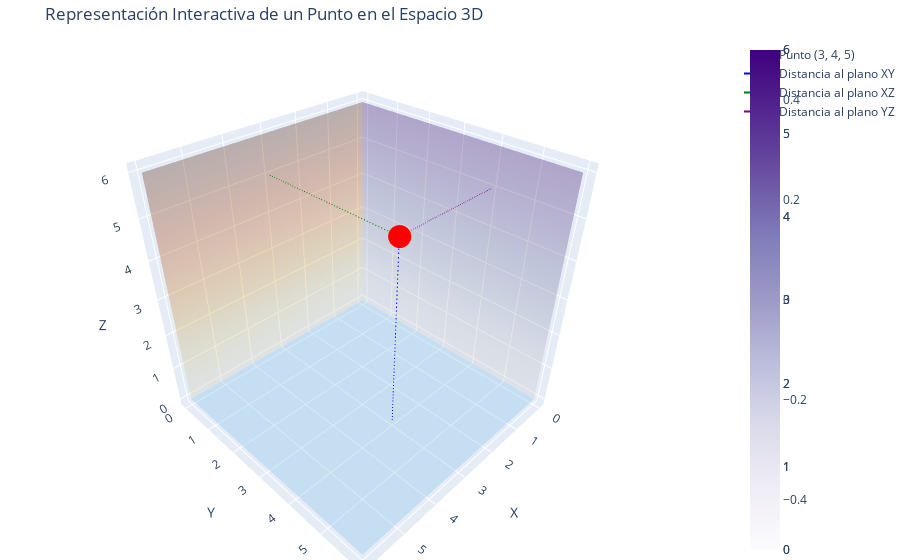

This figure's notebook cell:
### Code cell
import numpy as np

import plotly.graph_objects as go

# Coordenadas del punto
punto = np.array([3, 4, 5])

# Crear la figura
fig = go.Figure()

# Agregar el punto en el espacio
fig.add_trace(go.Scatter3d(
    x=[punto[0]],
    y=[punto[1]],
    z=[punto[2]],
    mode='markers',
    marker=dict(size=8, color='red'),
    name=f'Punto ({punto[0]}, {punto[1]}, {punto[2]})'
))

# Agregar los segmentos de distancia a los planos coordenados
fig.add_trace(go.Scatter3d(
    x=[punto[0], punto[0]],
    y=[punto[1], punto[1]],
    z=[0, punto[2]],
    mode='lines',
    line=dict(color='blue', dash='dash'),
    name='Distancia al plano XY'
))
fig.add_trace(go.Scatter3d(
    x=[punto[0], punto[0]],
    y=[0, punto[1]],
    z=[punto[2], punto[2]],
    mode='lines',
    line=dict(color='green', dash='dash'),
    name='Distancia al plano XZ'
))
fig.add_trace(go.Scatter3d(
    x=[0, punto[0]],
    y=[punto[1], punto[1]],
    z=[punto[2], punto[2]],
    mode='lines',
    line=dict(color='purple', dash='dash'),
    name='Distancia al plano YZ'
))

# Agregar los planos coordenados
x_plane = np.linspace(0, 6, 10)
y_plane = np.linspace(0, 6, 10)
X_plane, Y_plane = np.meshgrid(x_plane, y_plane)

# Plano XY
fig.add_trace(go.Surface(
    z=np.zeros_like(X_plane),
    x=X_plane,
    y=Y_plane,
    opacity=0.3,
    colorscale='Blues',
    name='Plano XY'
))

# Plano XZ
fig.add_trace(go.Surface(
    z=Y_plane,
    x=X_plane,
    y=np.zeros_like(X_plane),
    opacity=0.3,
    colorscale='YlOrBr',
    name='Plano XZ'
))

# Plano YZ
fig.add_trace(go.Surface(
    z=Y_plane,
    x=np.zeros_like(X_plane),
    y=X_plane,
    opacity=0.3,
    colorscale='Purples',
    name='Plano YZ'
))

# Configurar etiquetas y diseño
fig.update_layout(
    scene=dict(
        xaxis_title='X',
        yaxis_title='Y',
        zaxis_title='Z',
    ),
    title='Representación Interactiva de un Punto en el Espacio 3D',
    margin=dict(l=0, r=0, b=0, t=40)
)

# Mostrar la figura
fig.show()
